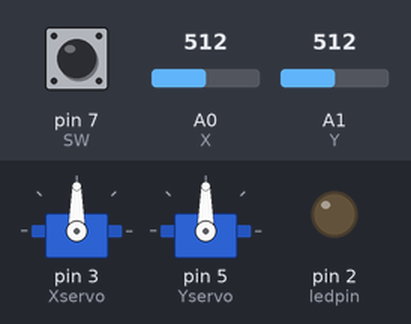
Bench run of a sketch on a simulated Arduino Uno, built with avr-gcc and run on an emulated ATmega328P. Shown: 2 × servo, output pins drawn as LEDs (lit = HIGH). The test bench sets the inputs (shaded band); at power-on: A0 (X) = 512, A1 (Y) = 512, pin 7 (SW) HIGH.

Above: at 1.2 s.
1.3 s: A0 (X) set to 716
At 1.7 s:
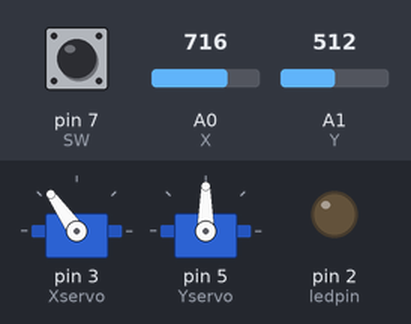
2.8 s: A1 (Y) set to 716
At 4.0 s:
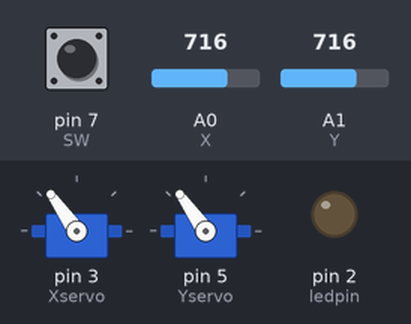
4.3 s: pin 7 (SW) pulled LOW for 0.15 s
At 4.37 s:
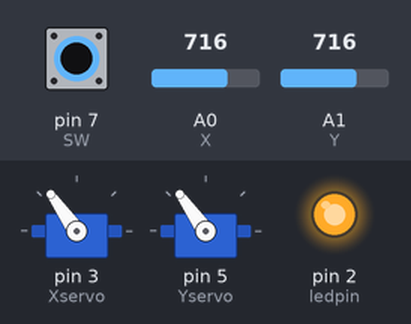
5.9 s: A0 (X) set to 900
At 6.3 s:
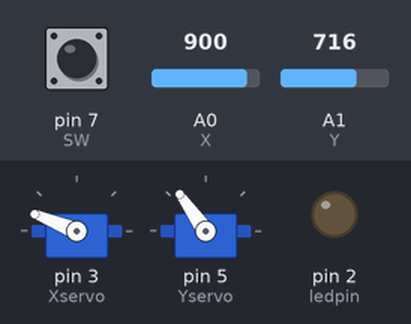
7.4 s: A1 (Y) set to 900
At 8.6 s:
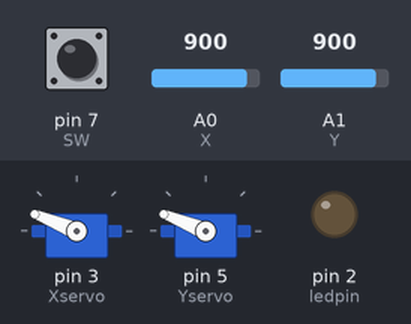
8.9 s: pin 7 (SW) pulled LOW for 1 s
At 9.7 s:
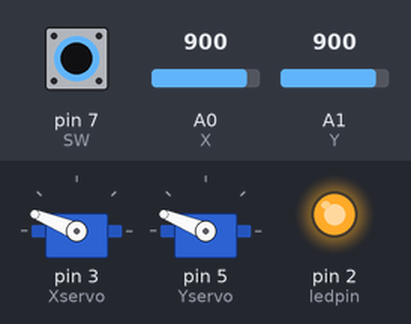
Timing chart, 0 to 11.9 s (numbered marks = the images above; inputs shaded):
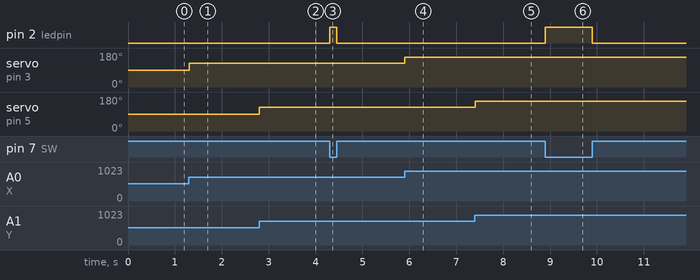

The sketch:

joystick_test.ino
```cpp
#include <Servo.h>

Servo Xservo;  // create servo object to control a servo
Servo Yservo;

int X = A0;  // analog pin used to connect the potentiometer
int Xval;    // variable to read the value from the analog pin
int Y = A1;  // analog pin used to connect the potentiometer
int Yval;   // variable to read the value from the analog pin

const int SW = 7;       // digital pin used to read switch value
int SWval;  // variable to read the value from the switch pin
const int ledpin=2; // pin that sends voltage to LED

void setup()
{
  Xservo.attach(3);  // attaches the servo on pin 3 to the servo object
  Yservo.attach(5);
  pinMode(ledpin, OUTPUT);
  pinMode(SW, INPUT);
  digitalWrite(SW, HIGH);
}


void loop()
{
  Xval = analogRead(X);            // reads the value of the potentiometer (value between 0 and 1023)
  Xval = map(Xval, 0, 1023, 0, 180);     // scale it to use it with the servo (value between 0 and 180)
  Xservo.write(Xval);                  // sets the servo position according to the scaled value

  Yval = analogRead(Y);            // reads the value of the potentiometer (value between 0 and 1023)
  Yval = map(Yval, 0, 1023, 0, 180);     // scale it to use it with the servo (value between 0 and 180)
  Yservo.write(Yval);

  SWval=digitalRead(SW);                // reads the value of the switch (high/low)
  if (SWval == 1)  {
    digitalWrite(ledpin, LOW);
  } else {
    digitalWrite(ledpin, HIGH);
  }

  delay(5);                           // waits for the servo to get there
}
```

Measured:
- after the input at 1.3 s, servo on pin 3 (Xservo): 90° → 125° at once
- after the input at 2.8 s, servo on pin 5 (Yservo): 90° → 125° at once
- after the input at 4.3 s, pin 2 (ledpin): LOW → HIGH at once, → LOW 0.15 s later
- after the input at 5.9 s, servo on pin 3 (Xservo): 125° → 158° at once
- after the input at 7.4 s, servo on pin 5 (Yservo): 125° → 158° at once
- after the input at 8.9 s, pin 2 (ledpin): LOW → HIGH at once, → LOW 1.0 s later
